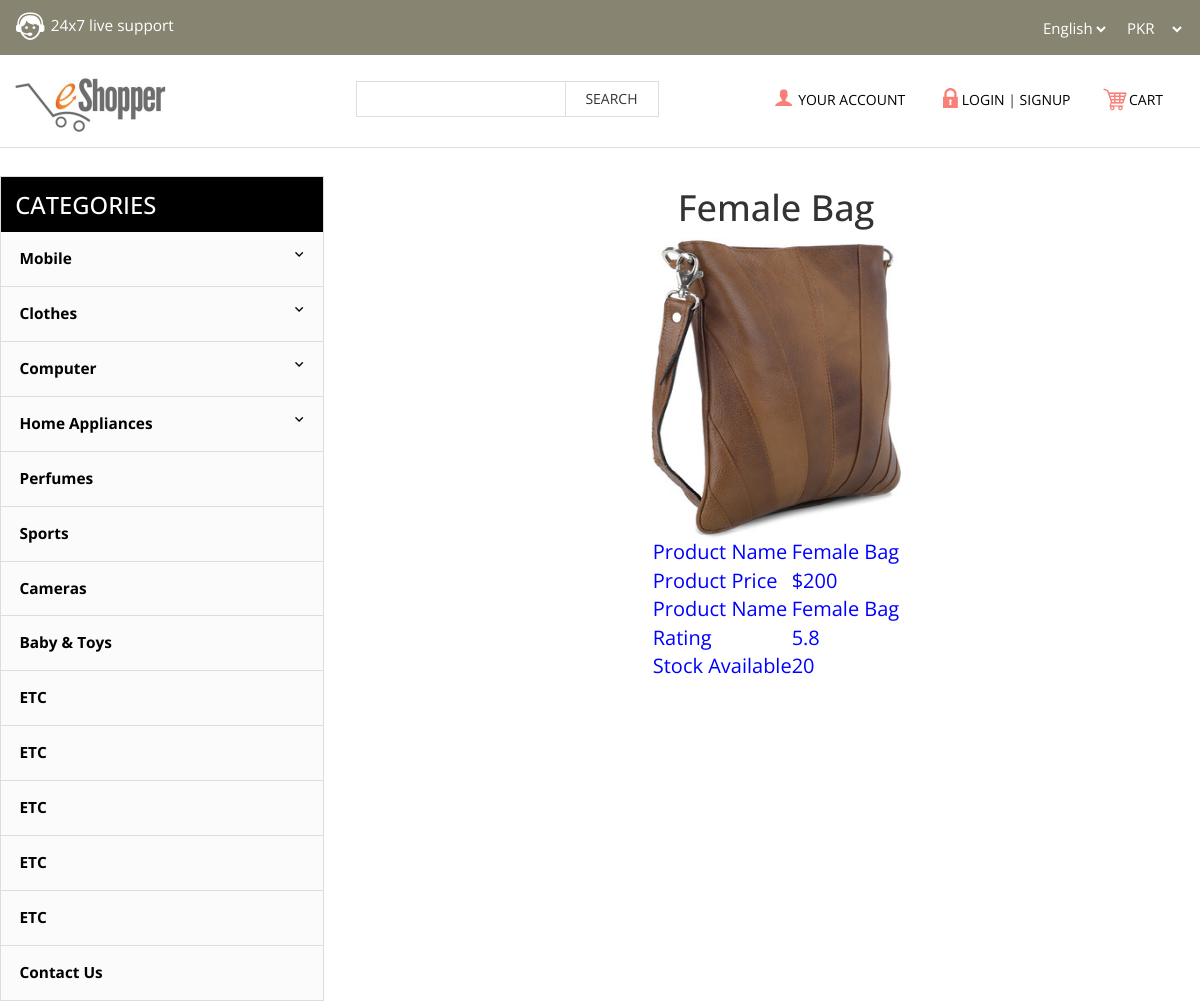
/Products/5/, run on the app's committed database.
### Products/models.py (models this page shows, shortened)
class Product (models.Model) :
    Product_Title = models.CharField( max_length= 200 )
    Product_Image = models.FileField()
    Product_Description = models.TextField( max_length = 1000 , blank=True  )
    Product_Price = models.CharField(max_length= 5)
    Product_Rating = models.CharField(max_length=3)
    Product_Stock  = models.CharField( max_length = 5 , blank = True)

### Products/views.py (the view)
# urls.py: url(r'^(?P<Product_ID>[0-9]+)/$', views.detail, name="detail"),
def detail (Request, Product_ID) :
    try:
        Product_Requested = Product.objects.get(pk=Product_ID)
    except Product.DoesNotExist:
        raise Http404("Page Does not Exist")
    return render(Request, 'Products/ProductView.html',{'Product_Requested' : Product_Requested})

### Products/templates/Products/ProductView.html (shortened to what this page needs)
{% extends 'Products/base.html' %}
{% block body %}
<center>
    <h1> {{Product_Requested.Product_Title}} </h1>
    <img src="{{Product_Requested.Product_Image.url }}" width="250" height="300">
<table style="color:blue;font-size:20px">
    <tr>
        <td> Product Name </td>
        <td> {{Product_Requested.Product_Title}} </td>
    </tr>
        <tr>
        <td> Product Price </td>
        <td> {{Product_Requested.Product_Price}} </td>
    </tr>
        <tr>
        <td> Product Name </td>
        <td> {{Product_Requested.Product_Title}} </td>
    </tr>
        <tr>
        <td> Rating </td>
        <td> {{Product_Requested.Product_Rating}} </td>
    </tr>
        <tr>
        <td> Stock Available </td>
        <td>  {{Product_Requested.Product_Stock}} </td>
    </tr>
</table>
</center>
{% endblock%}

### Products/static/Products/CSS/style1.css (style rules this page uses)
body { background: #fff; font-family: 'Open Sans', sans-serif; }

### data on the page
Product: Product_Title "Female Bag", Product_Image (picture), Product_Price "$200", Product_Rating "5.8", Product_Stock "20"
